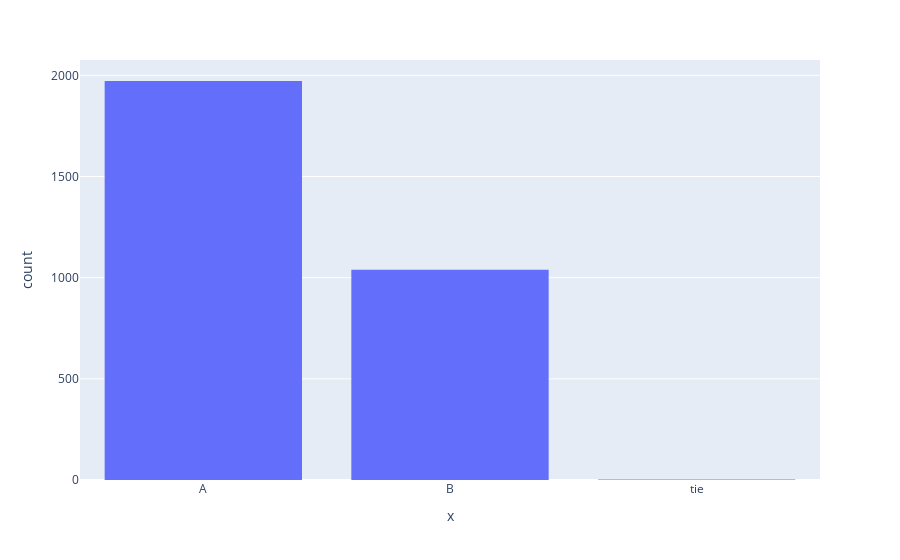

The notebook cell this image was saved under:
### Code cell
simple_res = []
for r in coherence_battle_results:
    if r['winner'] == 'tie':
        simple_res.append('tie')
    elif r['winner'] == 'A':
        simple_res.append('A')
    elif r['winner'] == 'B':
        simple_res.append('B')

px.histogram(x=simple_res)

### Figure 1 — Plotly figure (JSON) as saved in the notebook; plotly's stock layout.template omitted (floating-point values rounded to 4 significant figures; data arrays with more than 128 entries replaced by an {"elided": "..."} marker saying what was removed)
{"data": [{"alignmentgroup": "True", "bingroup": "x", "hovertemplate": "x=%{x}<br>count=%{y}<extra></extra>", "legendgroup": "", "marker": {"color": "#636efa", "pattern": {"shape": ""}}, "name": "", "offsetgroup": "", "orientation": "v", "showlegend": false, "type": "histogram", "x": {"elided": "3013 str values"}, "xaxis": "x", "yaxis": "y"}], "layout": {"barmode": "relative", "legend": {"tracegroupgap": 0}, "margin": {"t": 60}, "xaxis": {"anchor": "y", "domain": [0, 1], "title": {"text": "x"}}, "yaxis": {"anchor": "x", "domain": [0, 1], "title": {"text": "count"}}}}
